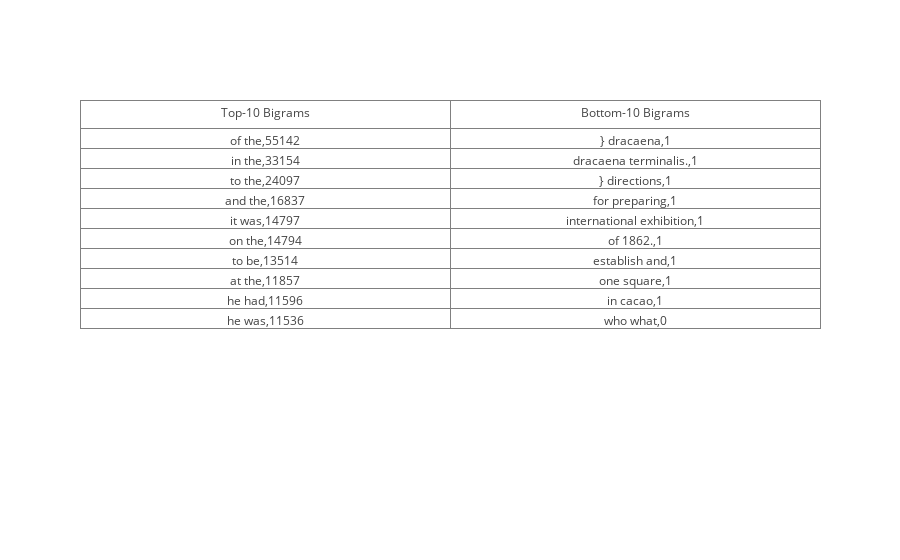

This figure's notebook cell:
### Markdown cell above
<br><h2> Table consisting of the Top-10 and the Bottom-10 frequently occuring bi-grams. </h2>

### Code cell
sorted_bigrams = sorted(bigrams.items(), key = lambda x: x[1], reverse=True)
trace = go.Table(
    header=dict(values=['Top-10 Bigrams', 'Bottom-10 Bigrams']),
    cells=dict(values=[sorted_bigrams[0:10],
                       sorted_bigrams[-10:]]))

data = [trace] 
iplot(data, filename = 'basic_table')

### Figure 1 — Plotly figure (JSON) as saved in the notebook; plotly's stock layout.template omitted (floating-point values rounded to 4 significant figures)
{"data": [{"cells": {"values": [[["of the", 55142], ["in the", 33154], ["to the", 24097], ["and the", 16837], ["it was", 14797], ["on the", 14794], ["to be", 13514], ["at the", 11857], ["he had", 11596], ["he was", 11536]], [["} dracaena", 1], ["dracaena terminalis.", 1], ["} directions", 1], ["for preparing", 1], ["international exhibition", 1], ["of 1862.", 1], ["establish and", 1], ["one square", 1], ["in cacao", 1], ["who what", 0]]]}, "header": {"values": ["Top-10 Bigrams", "Bottom-10 Bigrams"]}, "type": "table", "uid": "1b477dc8-a4d2-11e8-af31-704d7b35a89d"}], "layout": {}}
